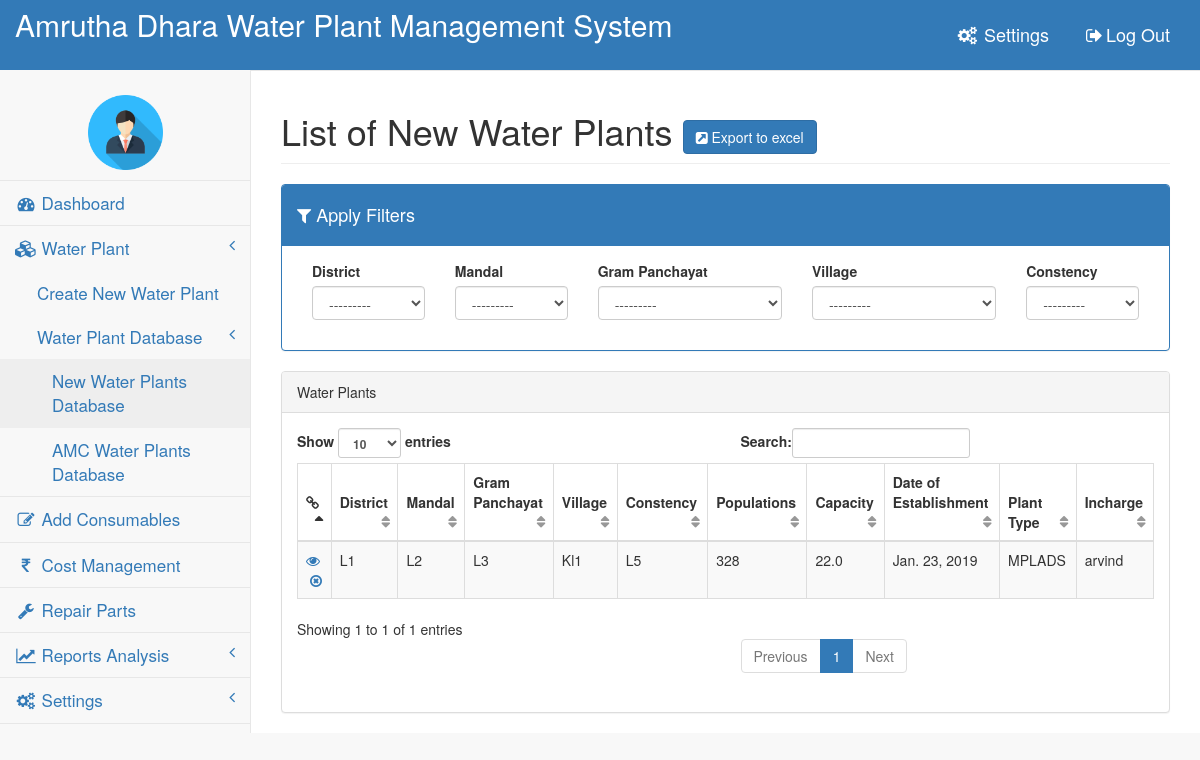
The app's page /wp/WaterPlantsDB/New/ (signed in), older data.
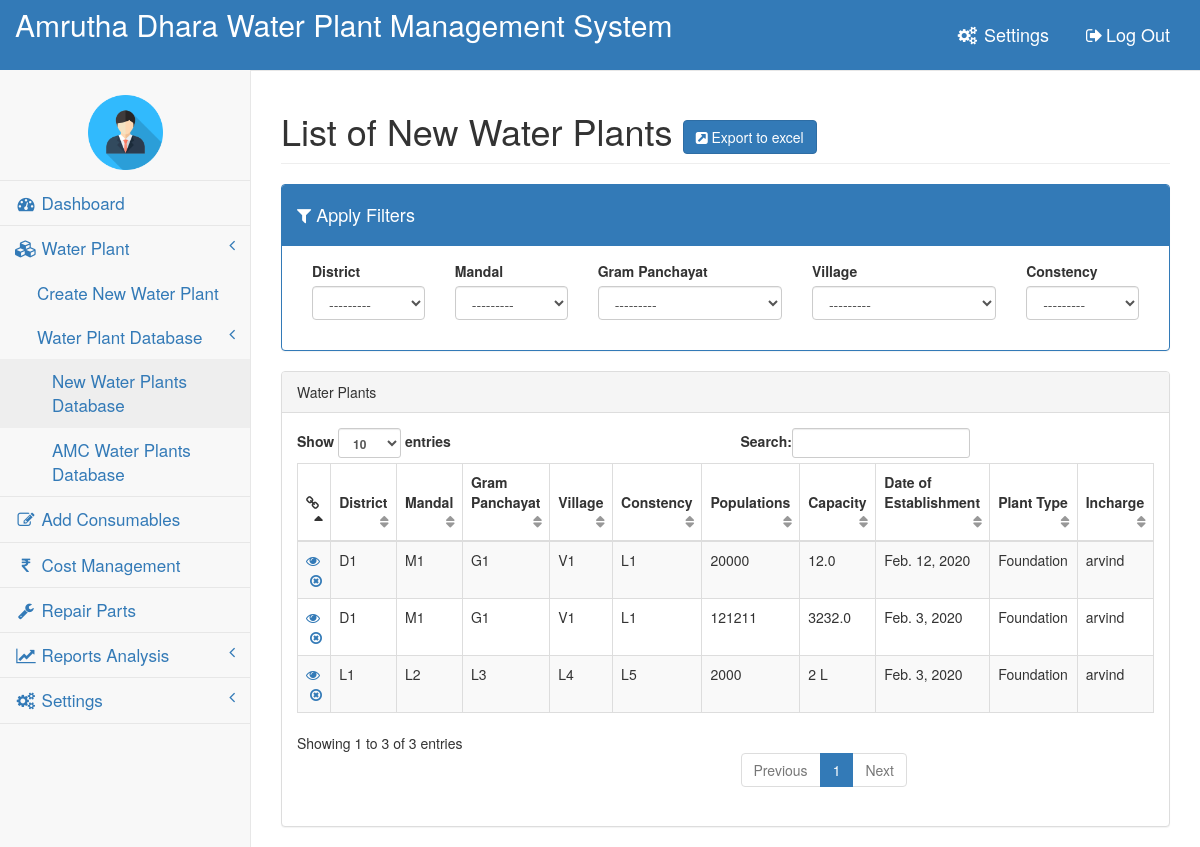
The same page, newer data.
### WP/models.py (models this page shows, shortened)
class WaterPlant(models.Model):
    loc = models.ForeignKey(
        WaterPlantLoc, on_delete=models.CASCADE, default='0')
    populations = models.CharField(max_length=200, null=True, blank=True)
    phone_regex = RegexValidator(
        regex=r'^\d{10}$', message="Phone number should be up to 10 digits only")
    capacity = models.CharField(max_length=10, blank=True, null=True)
    date = models.DateField()
    contact_person = models.CharField(max_length=200)
    contact_number = models.CharField(validators=[phone_regex], max_length=10)
    operator_name = models.CharField(max_length=200)
    operator_phone_number = models.CharField(
        validators=[phone_regex], max_length=10)
    incharge = models.ForeignKey(
        User, null=True, blank=True, on_delete=models.DO_NOTHING)
    plant_type = models.CharField(
        choices=TYPE_CHOICES, max_length=15, null=True, blank=True)
    is_amc = models.BooleanField(default=False)

class WaterPlantLoc(models.Model):
    district = models.CharField(max_length=200)
    mandal = models.CharField(max_length=200)
    gram_panchayat = models.CharField(max_length=200)
    village = models.CharField(max_length=200)
    constency = models.CharField(max_length=200)

class User(AbstractUser):
    mob_no_regex = RegexValidator(regex='^\([0-9]{2}\)[1-9][0-9]{9}$|^[1-9][0-9]{9}$',
                                  message="Should be of 10 digits like (91)9999999999 or 9999999999")
    name = models.CharField(max_length=100, verbose_name='Incharge Name')
    number = models.CharField(max_length=10)
    def __str__(self):
        return self.username

### WP/views.py (the view)
# urls.py: path('WaterPlantsDB/New/',views.view_new_water_plants,name='list-of-new-water-plants'),
@login_required
@superuser
def view_new_water_plants(request):
    NewWp=WaterPlant.objects.filter(is_amc=False)
    context=get_set_of_locs()
    context['data']=NewWp
    return render(request,'NewWaterPlanDB.html',context)

### WP/views.py (called while the page is built)
def get_set_of_locs():
    district=WaterPlantLoc.objects.all().values_list('district').distinct()
    district=[i[0] for i in district]
    mandal=WaterPlantLoc.objects.all().values_list('mandal').distinct()
    mandal=[i[0] for i in mandal]
    gram_panchayat=WaterPlantLoc.objects.all().values_list('gram_panchayat').distinct()
    gram_panchayat=[i[0] for i in gram_panchayat]
    village=WaterPlantLoc.objects.all().values_list('village').distinct()
    village=[i[0] for i in village]
    constency=WaterPlantLoc.objects.all().values_list('constency').distinct()
    constency=[i[0] for i in constency]
    context={
        'district':district,
        'mandal':mandal,
        'gram_panchayat':gram_panchayat,
        'village':village,
        'constency':constency,
        'users':User.objects.filter(is_superuser=False),
    }
    return context

### WP/templates/NewWaterPlanDB.html (shortened to what the changed rows need)
{% extends 'base.html' %}
{% block body %}
        <div id="page-wrapper">
            <div class="row">
                <div class="col-lg-12">
                    <h1 class="page-header">List of New Water Plants <a href="{% url 'WP:wpnew-export' %}" class="btn btn-primary"><i class="fa fa-external-link-square"></i> Export to excel</a></h1>
                </div>
            </div>
            <div class="row">
                  <div class="col-lg-12">
                    <div class="panel panel-default">
                        <div class="panel-heading">
                           Water Plants
                        </div>
                        <div class="panel-body">
                            <table width="100%" class="table table-striped table-bordered table-hover" id="dataTables-example">
                                <thead>
                                    <tr>
                                        <th><i class="fa fa fa-link"></i></th>
                                        <th>District</th>
                                        <th>Mandal</th>
                                        <th>Gram Panchayat</th>
                                        <th>Village</th>
                                        <th>Constency</th>
                                        <th>Populations</th>
                                        <th>Capacity</th>
                                        <th>Date of Establishment</th>
                                        <th>Plant Type</th>
                                        <th>Incharge</th>
                                    </tr>
                                </thead>
                                <tbody id="ajax-filter">
                                {% for i in data %}
                                    <tr class="odd gradeX">
                                        <td><a href="{% url 'WP:WaterPlantUpdate' i.pk %}"><i class="fa fa fa-eye"></i></a>&nbsp;<a href="{% url 'WP:WaterPlantDelete' i.pk %}"><i class="fa fa fa-times-circle-o"></i></a></td>
                                        <td>{{i.loc.district}}</td>
                                        <td>{{i.loc.mandal}}</td>
                                        <td>{{i.loc.gram_panchayat}}</td>
                                        <td>{{i.loc.village }}</td>
                                        <td>{{i.loc.constency}}</td>
                                        <td>{{i.populations}}</td>
                                        <td>{{i.capacity}}</td>
                                        <td>{{i.date}}</td>
                                        <td>{{i.plant_type}}</td>
                                        <td>{{i.incharge}}</td>
                                    </tr>
                                {%endfor%}
                              </tbody>
                            </table>
                        </div>
                    </div>
                </div>
              </div>
            </div>
{% endblock %}

Row changes from the older to the newer data that the page shows:
removed WaterPlant: loc.district "L1", loc.mandal "L2", loc.gram_panchayat "L3", loc.village "Kl1", loc.constency "L5", populations "328", capacity "22.0", date "Jan. 23, 2019", plant_type "MPLADS", incharge "arvind"
added WaterPlant: loc.district "D1", loc.mandal "M1", loc.gram_panchayat "G1", loc.village "V1", loc.constency "L1", populations "20000", capacity "12.0", date "Feb. 12, 2020", plant_type "Foundation", incharge "arvind"
added WaterPlant: loc.district "D1", loc.mandal "M1", loc.gram_panchayat "G1", loc.village "V1", loc.constency "L1", populations "121211", capacity "3232.0", date "Feb. 3, 2020", plant_type "Foundation", incharge "arvind"
added WaterPlant: loc.district "L1", loc.mandal "L2", loc.gram_panchayat "L3", loc.village "L4", loc.constency "L5", populations "2000", capacity "2 L", date "Feb. 3, 2020", plant_type "Foundation", incharge "arvind"
Text that changed along with them:
text written by a page script: "Show entries Search: Showing 1 to 1 of 1 entries Previous 1 Next" → "Show entries Search: Showing 1 to 3 of 3 entries Previous 1 Next"
